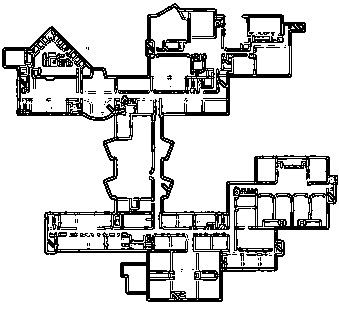
#> input picture maze.jpeg, 339 x 310 px
$ python bfs.py
#> lines starting #> are read from the running program, lines starting #| are printed output that depends on the picture; after the words box and inside, x2 and y2 are one past the last pixel; in counts of white or black regions, pixels touching at a corner belong together
import cv2
import threading

class Point(object):
    def __init__(self, x=0, y=0):
        self.x = x
        self.y = y

    def __add__(self, other):
        return Point(self.x + other.x, self.y + other.y)

    def __eq__(self, other):
        return self.x == other.x and self.y == other.y


mouse_click_status = 0

rw = 4

start = Point()
end = Point()

directions = [Point(0, -1), Point(0, 1), Point(1, 0), Point(-1, 0)]

# [63 lines left out: functions bfs, mouse_click, not called in this run]

def display():
    global img
    cv2.imshow("image", img)
    cv2.setMouseCallback("image", mouse_click)
    while True:
        cv2.imshow("image", img)
        cv2.waitKey(1)
        if mouse_click_status == 2:
            break


img = cv2.imread("maze.jpeg")
#> img is the input picture: shape (310, 339, 3); min 0, max 255, mean 212.9
img = cv2.cvtColor(img, cv2.COLOR_BGR2GRAY)
#> img: shape (310, 339)

img = cv2.resize(img, (1080, 720), interpolation=cv2.INTER_NEAREST)
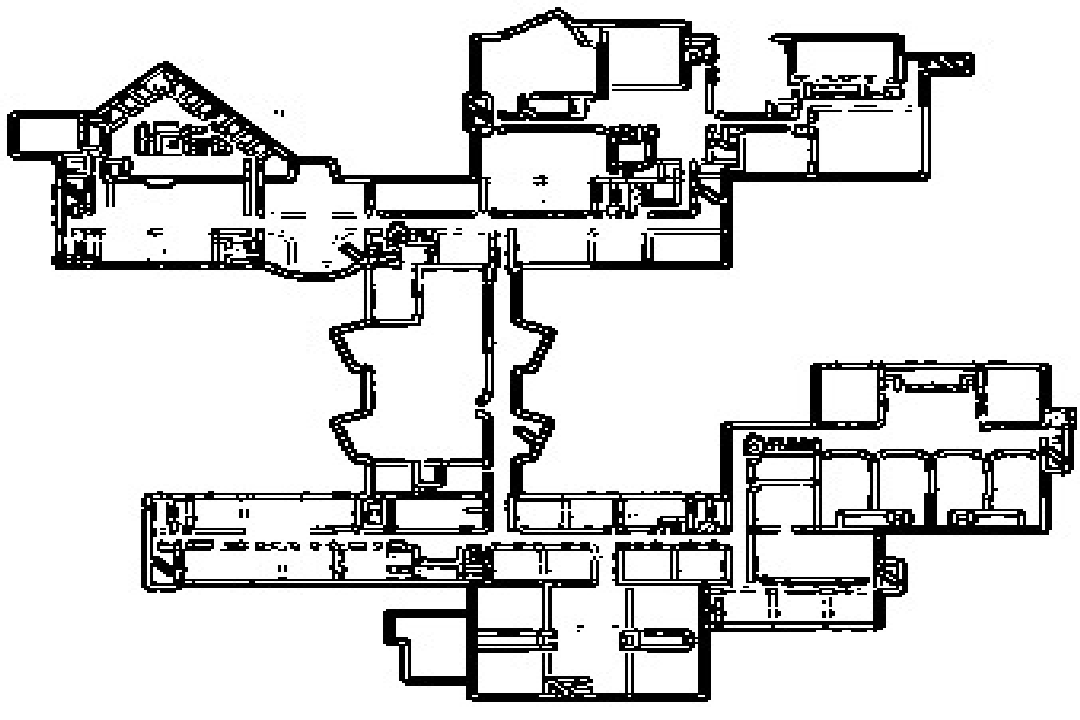
#> img: shape (720, 1080); min 0, max 255, mean 213.4

_, img = cv2.threshold(img, 120, 255, cv2.THRESH_BINARY)
#> img: shape (720, 1080); 83.7% white; 69 black regions (30 under 20 px), largest, box (x1, y1, x2, y2) and area: (7, 7, 1077, 702) 124071, (220, 539, 249, 551) 216, (255, 542, 287, 551) 182

img = cv2.cvtColor(img, cv2.COLOR_GRAY2BGR)

h, w = img.shape[:2]
#> h = 720; w = 1080

t = threading.Thread(target=display, args=())
t.daemon = True
t.start()

#> (the run stopped early here; a loop or call above may not have finished)
